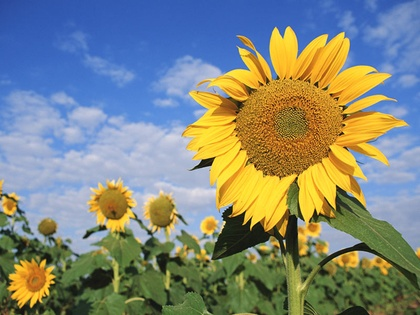
%> input picture lab2/sunflower.jpg, 420 x 315 px, shrunk from 800 x 600 before the run
$ octave prob3.m   (GNU Octave 9; MATLAB toolbox functions it lacks are replaced by stand-ins)
%> lines starting %> are read from the running program, lines starting %| are printed output that depends on the picture; in (x1, y1, x2, y2) boxes, pixels count from 0 and x2, y2 are one past the last pixel; in counts of white or black regions, pixels touching at a corner belong together; the program's own positions count from 1
%> further down, img is the input picture: size 315x420x3 uint8; mean R, G, B 129.1, 135.6, 124.9
### lab2/logtransform.m
function val = logtransform(img)
img = rgb2gray(img);
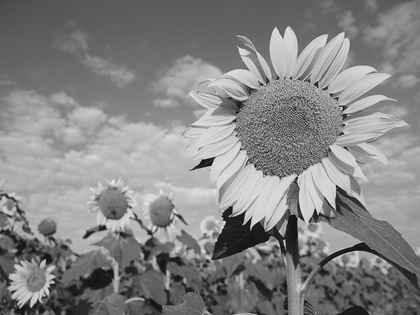
%> img: size 315x420 uint8; min 7, max 237, mean 132.4
[m,n] = size(img);
%> m = 315; n = 420
c = 255/log10(1+double(max(max(img))));
%> c = 107.3

for i=1:m
    for j = 1:n
        x = double(img(i,j));
        img(i,j) = c.* log10(1+x);
    end
end
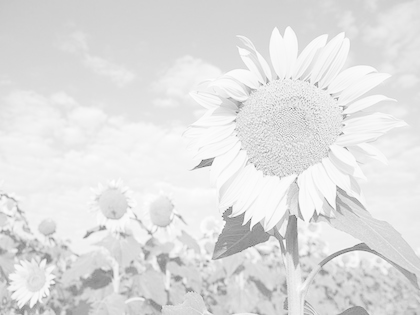
%> img: size 315x420 uint8; min 97, max 255, mean 224.3

val = img;

end

### lab2/powertransform.m
function val = powertransform(img,gamma,c)
%> called with gamma = 0.04, c = 100
img = rgb2gray(img);
[m,n] = size(img);


for i=1:m
    for j = 1:n
        x = double(img(i,j));
        img(i,j) = c.*x^gamma;
    end
end
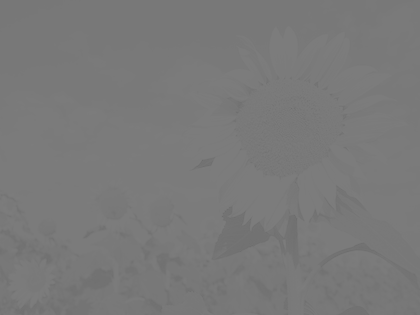
%> img: size 315x420 uint8; min 108, max 124, mean 121.2

val = img;

end

### lab2/graylecelslice.m
function val = graylecelslice(img,val,a,b)
%> called with val = 200, a = 80, b = 150
img = rgb2gray(img);
[m,n] = size(img);


for i=1:m
    for j = 1:n
        x = img(i,j);
        if x>=a & x<=b
            img(i,j)=val;
        end
    end
end
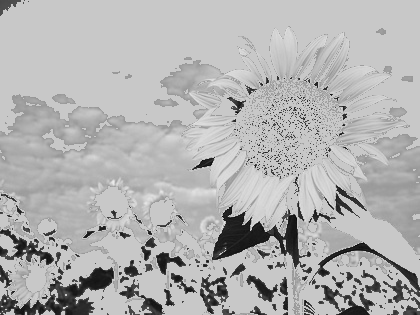
%> img: size 315x420 uint8; min 7, max 237, mean 178.2

val = img;

end

### lab2/bitslice.m
function val = bitslice(img,planes)
%> called with planes = [7 8]
    img = rgb2gray(img);
    [m,n] = size(img);
    padd = size(planes);
    val = zeros(m,n);

    for i=1:padd
        val = bitset(val,planes(i),bitget(img,planes(i)));
    end
%> this loop made 1 pass
%> pass 1, in bitslice, `val = bitset(val,planes(i),bitget(img,planes(i)));`:
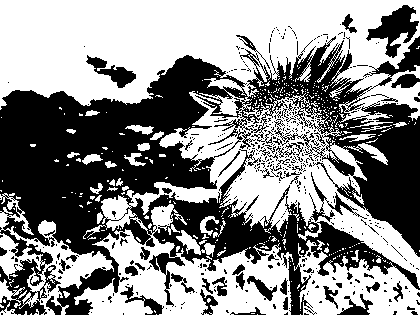
%> val: size 315x420 double; values 0 (black) and 64 (white), 54.8% white; 405 black regions (351 under 20 px), largest, box (x1, y1, x2, y2) and area: (0, 36, 420, 315) 52726, (366, 5, 419, 58) 1214, (86, 55, 136, 88) 608
    val = uint8(val);
end

### lab2/prob3.m
img = imread('sunflower.jpg');

img1 = logtransform(img);               %log transformation
img2 = powertransform(img,0.04,100);    %power transformation
img3 = graylecelslice(img,200,80,150);  %gray scale slicing
img4 = bitslice(img,[7,8]);             %bit plane slicing

subplot(4,2,1), imshow(img);
title('log transformation');
subplot(4,2,2), imshow(img1);
subplot(4,2,3), imshow(img);
title('power transformation');
subplot(4,2,4), imshow(img2);
subplot(4,2,5), imshow(img);
title('gray scale slicing');
subplot(4,2,6), imshow(img3);
subplot(4,2,7), imshow(img);
title('bit plane slicing');
subplot(4,2,8), imshow(img4);
